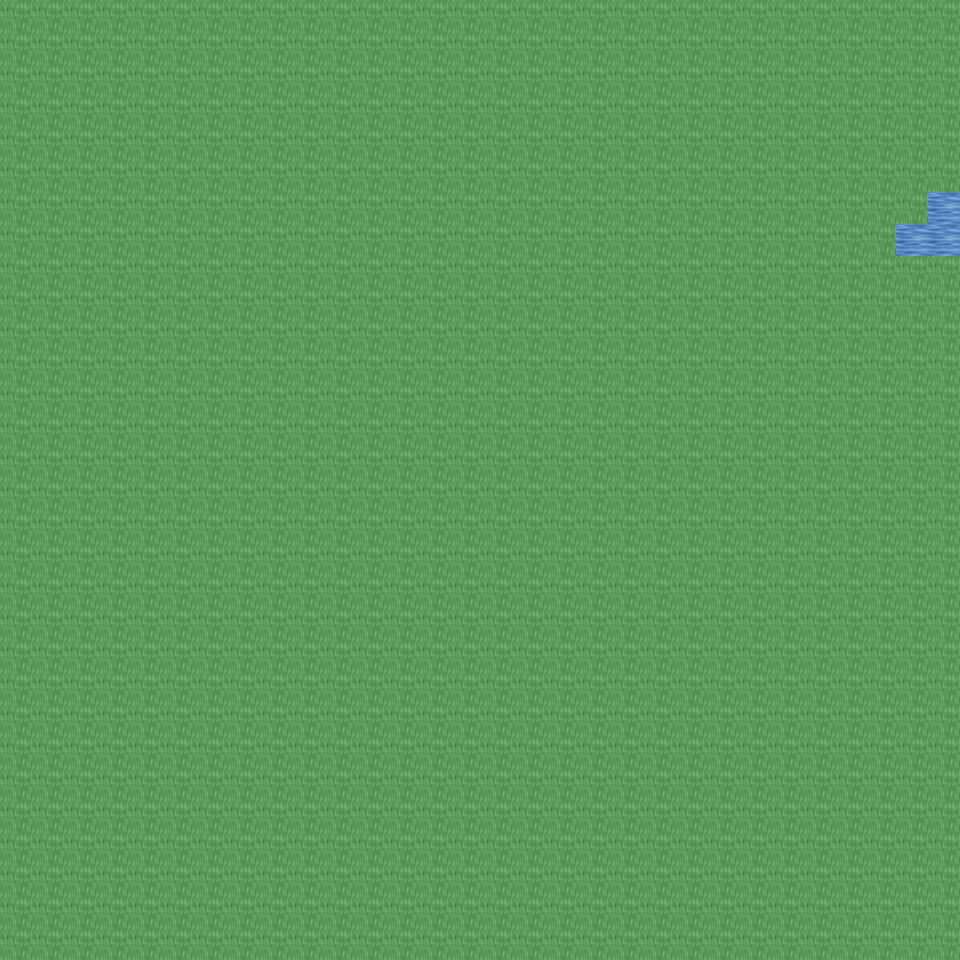

The image is a tile-based game level rendered from a .tmx file. Its description and source (layers, tilesets, objects; grid data summarised) follow:
An orthogonal 30x30 tile map with 32x32 px tiles, 6 tile layers (Ground, Object, Object2, Above, ...), 28 tilesets and 1 object (mapchange).

<map version="1.0" orientation="orthogonal" renderorder="right-down" width="30" height="30" tilewidth="32" tileheight="32" nextobjectid="2">
  <tileset firstgid="1" name="tileset_ground_ground" tilewidth="32" tileheight="32" tilecount="33" columns="3">
    <image source="../drawable/tileset_ground_ground.png" width="96" height="352" />
  </tileset>
  <tileset firstgid="34" name="tileset_ground_ground_2" tilewidth="32" tileheight="32" tilecount="4" columns="4">
    <image source="../drawable/tileset_ground_ground_2.png" width="128" height="32" />
  </tileset>
  <tileset firstgid="38" name="tileset_ground_water_pool" tilewidth="32" tileheight="32" tilecount="72" columns="3">
    <image source="../drawable/tileset_ground_water_pool.png" width="96" height="768" />
  </tileset>
  <tileset firstgid="110" name="tileset_ground_ridge_earth_dark" tilewidth="32" tileheight="32" tilecount="96" columns="12">
    <image source="../drawable/tileset_ground_ridge_earth_dark.png" width="384" height="256" />
  </tileset>
  <tileset firstgid="206" name="tileset_plant_grasses" tilewidth="32" tileheight="32" tilecount="6" columns="3">
    <image source="../drawable/tileset_plant_grasses.png" width="96" height="64" />
  </tileset>
  <tileset firstgid="212" name="tileset_ground_rock_pebbles" tilewidth="32" tileheight="32" tilecount="3" columns="1">
    <image source="../drawable/tileset_ground_rock_pebbles.png" width="32" height="96" />
  </tileset>
  <tileset firstgid="215" name="tileset_plant_flower_daisy_yellow" tilewidth="32" tileheight="32" tilecount="8" columns="2">
    <image source="../drawable/tileset_plant_flower_daisy_yellow.png" width="64" height="128" />
  </tileset>
  <tileset firstgid="223" name="tileset_plant_flower_daisy_white" tilewidth="32" tileheight="32" tilecount="8" columns="2">
    <image source="../drawable/tileset_plant_flower_daisy_white.png" width="64" height="128" />
  </tileset>
  <tileset firstgid="231" name="tileset_ground_grass_edges" tilewidth="32" tileheight="32" tilecount="36" columns="12">
    <image source="../drawable/tileset_ground_grass_edges.png" width="384" height="96" />
  </tileset>
  <tileset firstgid="267" name="tileset_ground_earth_edges" tilewidth="32" tileheight="32" tilecount="18" columns="6">
    <image source="../drawable/tileset_ground_earth_edges.png" width="192" height="96" />
  </tileset>
  <tileset firstgid="285" name="tileset_ground_grass_corners" tilewidth="32" tileheight="32" tilecount="24" columns="6">
    <image source="../drawable/tileset_ground_grass_corners.png" width="192" height="128" />
  </tileset>
  <tileset firstgid="309" name="tileset_ground_square_paving" tilewidth="32" tileheight="32" tilecount="1" columns="1">
    <image source="../drawable/tileset_ground_square_paving.png" width="32" height="32" />
  </tileset>
  <tileset firstgid="310" name="tileset_plant_flower_daisy_red" tilewidth="32" tileheight="32" tilecount="8" columns="2">
    <image source="../drawable/tileset_plant_flower_daisy_red.png" width="64" height="128" />
  </tileset>
  <tileset firstgid="318" name="tileset_plant_flower_daisy_blue" tilewidth="32" tileheight="32" tilecount="8" columns="2">
    <image source="../drawable/tileset_plant_flower_daisy_blue.png" width="64" height="128" />
  </tileset>
  <tileset firstgid="326" name="tileset_plant_tree_tree_darkgreen" tilewidth="32" tileheight="32" tilecount="88" columns="8">
    <image source="../drawable/tileset_plant_tree_tree_darkgreen.png" width="256" height="352" />
  </tileset>
  <tileset firstgid="414" name="tileset_object_well" tilewidth="32" tileheight="32" tilecount="4" columns="2">
    <image source="../drawable/tileset_object_well.png" width="64" height="64" />
  </tileset>
  <tileset firstgid="418" name="tileset_plant_bush_bushes" tilewidth="32" tileheight="32" tilecount="10" columns="5">
    <image source="../drawable/tileset_plant_bush_bushes.png" width="160" height="64" />
  </tileset>
  <tileset firstgid="428" name="tileset_ground_eye" tilewidth="32" tileheight="32" tilecount="9" columns="3">
    <image source="../drawable/tileset_ground_eye.png" width="96" height="96" />
  </tileset>
  <tileset firstgid="437" name="tileset_plant_stump_rectangular" tilewidth="32" tileheight="32" tilecount="4" columns="2">
    <image source="../drawable/tileset_plant_stump_rectangular.png" width="64" height="64" />
  </tileset>
  <tileset firstgid="441" name="tileset_item_gothic_large_gravestone" tilewidth="32" tileheight="32" tilecount="9" columns="3">
    <image source="../drawable/tileset_item_gothic_large_gravestone.png" width="96" height="96" />
  </tileset>
  <tileset firstgid="450" name="tileset_logic_collision" tilewidth="32" tileheight="32" tilecount="1" columns="1">
    <image source="../drawable/tileset_logic_collision.png" width="32" height="32" />
  </tileset>
  <tileset firstgid="451" name="tileset_ground_rock_rubble" tilewidth="32" tileheight="32" tilecount="9" columns="3">
    <image source="../drawable/tileset_ground_rock_rubble.png" width="96" height="96" />
  </tileset>
  <tileset firstgid="460" name="tileset_ground_rock_rocks_3" tilewidth="32" tileheight="32" tilecount="16" columns="4">
    <image source="../drawable/tileset_ground_rock_rocks_3.png" width="128" height="128" />
  </tileset>
  <tileset firstgid="476" name="tileset_ground_rock_large_boulder" tilewidth="32" tileheight="32" tilecount="9" columns="3">
    <image source="../drawable/tileset_ground_rock_large_boulder.png" width="96" height="96" />
  </tileset>
  <tileset firstgid="485" name="tileset_ground_rock_large_pebble" tilewidth="32" tileheight="32" tilecount="2" columns="2">
    <image source="../drawable/tileset_ground_rock_large_pebble.png" width="64" height="32" />
  </tileset>
  <tileset firstgid="487" name="tileset_ground_rock_rocks_2" tilewidth="32" tileheight="32" tilecount="4" columns="2">
    <image source="../drawable/tileset_ground_rock_rocks_2.png" width="64" height="64" />
  </tileset>
  <tileset firstgid="491" name="tileset_ground_green_paving" tilewidth="32" tileheight="32" tilecount="18" columns="3">
    <image source="../drawable/tileset_ground_green_paving.png" width="96" height="192" />
  </tileset>
  <tileset firstgid="509" name="tileset_building_castle" tilewidth="32" tileheight="32" tilecount="320" columns="20">
    <image source="../drawable/tileset_building_castle.png" width="640" height="512" />
  </tileset>
  <layer name="Ground" width="30" height="30">
    <data>[900 cells, 240 non-empty, 3 distinct tile ids]</data>
  </layer>
  <layer name="Object" width="30" height="30">
    <data>[900 cells, 0 non-empty, 0 distinct tile ids]</data>
  </layer>
  <layer name="Object2" width="30" height="30">
    <data>[900 cells, 0 non-empty, 0 distinct tile ids]</data>
  </layer>
  <layer name="Above" width="30" height="30">
    <data>[900 cells, 0 non-empty, 0 distinct tile ids]</data>
  </layer>
  <layer name="Above2" width="30" height="30">
    <data>[900 cells, 0 non-empty, 0 distinct tile ids]</data>
  </layer>
  <layer name="Walkable" width="30" height="30">
    <data>[900 cells, 897 non-empty, 1 distinct tile ids]</data>
  </layer>
  <objectgroup name="MapEvents">
    <object id="1" name="east" type="mapchange" x="928" y="192" width="32" height="64">
      <properties>
        <property name="map" value="0_ados_mountain_n2_w2_x0_y4" />
        <property name="place" value="west" />
      </properties>
    </object>
  </objectgroup>
</map>
